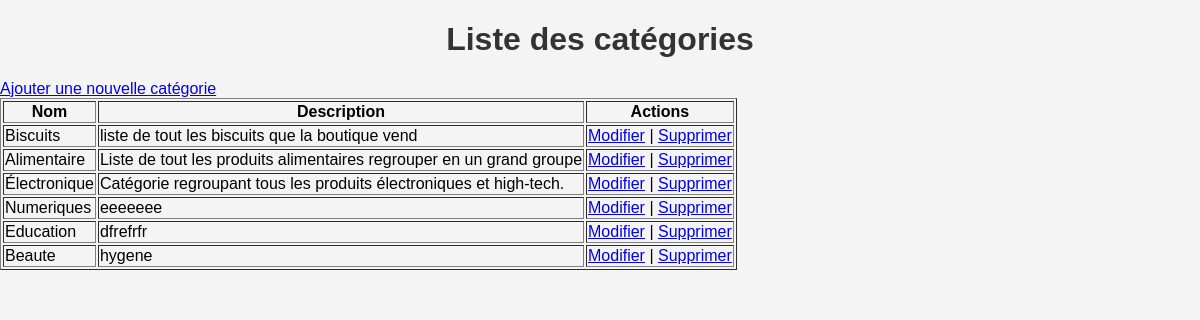
The page /gestion-des-stocks/categories/ on the database its author committed.
### gestion_stocks/models.py (models this page shows, shortened)
class Category(models.Model):
    name = models.CharField(max_length=100)
    description = models.TextField(blank=True, null=True)

### gestion_stocks/views.py (the view)
# urls.py: path('categories/', views.CategoryListView.as_view(), name='category_list'),  # Liste des catégories
class CategoryListView(ListView):
    model = Category
    template_name = 'gestion_stocks/Categories/category_list.html'

### gestion_stocks/templates/gestion_stocks/Categories/category_list.html
{% extends 'gestion_stocks/base.html' %}
{% block content %}
    <h1>Liste des catégories</h1>
    <a href="{% url 'category_create' %}">Ajouter une nouvelle catégorie</a>
    <table border="1">
        <thead>
            <tr>
                <th>Nom</th>
                <th>Description</th>
                <th>Actions</th>
            </tr>
        </thead>
        <tbody>
            {% for category in object_list %}
                <tr>
                    <td>{{ category.name }}</td>
                    <td>{{ category.description }}</td>
                    <td>
                        <a href="{% url 'category_update' category.pk %}">Modifier</a> |
                        <a href="{% url 'category_delete' category.pk %}">Supprimer</a>
                    </td>
                </tr>
            {% empty %}
                <tr><td colspan="3">Aucune catégorie trouvée.</td></tr>
            {% endfor %}
        </tbody>
    </table>
{% endblock %}

### gestion_stocks/templates/gestion_stocks/base.html (shortened to what this page needs)
{% load static %}
<!DOCTYPE html>
<html lang="fr">
<head>
    <link rel="stylesheet" href="{% static 'gestion_stocks/css/app.css' %}">
</head>
<body>
    {% block content %}{% endblock %}
</body>
</html>

### gestion_stocks/templates/static/gestion_stocks/css/app.css (style rules this page uses)
body { font-family: Arial, sans-serif; margin: 0; padding: 0; background-color: #f4f4f4; }
h1 { text-align: center; color: #333; }

### rows shown on the page
Category: name "Biscuits", description "liste de tout les biscuits que la boutique vend"
Category: name "Alimentaire", description "Liste de tout les produits alimentaires regrouper en un grand groupe"
Category: name "Électronique", description "Catégorie regroupant tous les produits électroniques et high-tech."
Category: name "Numeriques", description "eeeeeee"
Category: name "Education", description "dfrefrfr"
Category: name "Beaute", description "hygene"
